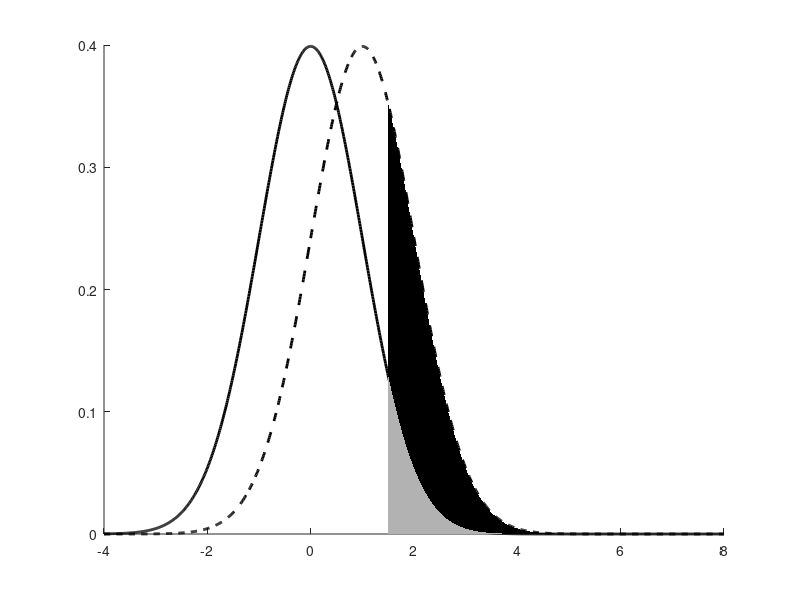

This figure's MATLAB source: (Note: this script raises an error after producing the figure.)
clc; 
clear; 
close all;

% Parameters
y = -4:0.01:8;      % Observation axis

mu0 = 0;            % Mean under H0
mu1 = 1;            % Mean under H1
sigma = 1;          % Standard deviation
gamma = 1.5;        % Decision threshold


% Gaussian PDFs

p_y_H0 = (1/(sqrt(2*pi)*sigma)) * exp(-(y - mu0).^2 / (2*sigma^2));
p_y_H1 = (1/(sqrt(2*pi)*sigma)) * exp(-(y - mu1).^2 / (2*sigma^2));


% Plot

figure;
hold on;

% PDFs
h_H0 = plot(y, p_y_H0, 'k', 'LineWidth', 2);        % p(Y|H0)
h_H1 = plot(y, p_y_H1, 'k--', 'LineWidth', 2);      % p(Y|H1)


% Shaded regions


% Region from p(Y|H1)
idx_H1 = y >= gamma;
area(y(idx_H1), p_y_H1(idx_H1), ...
    'FaceColor', [0 0 0], 'EdgeColor', 'none');

% Region from p(Y|H0)
idx_H0 = y >= gamma;
area(y(idx_H0), p_y_H0(idx_H0), ...
    'FaceColor', [0.7 0.7 0.7], 'EdgeColor', 'none');


% Threshold

h_th = xline(gamma, 'k:', 'LineWidth', 2);


% Labels & Legend

xlabel('Y');
ylabel('p_Y(Y)');
title('Gaussian PDFs under H_0 and H_1');

legend([h_th h_H1 h_H0], ...
       {'Threshold', 'p_Y(Y|H_1)', 'p_Y(Y|H_0)'}, ...
       'Location', 'northeast');

grid on;
